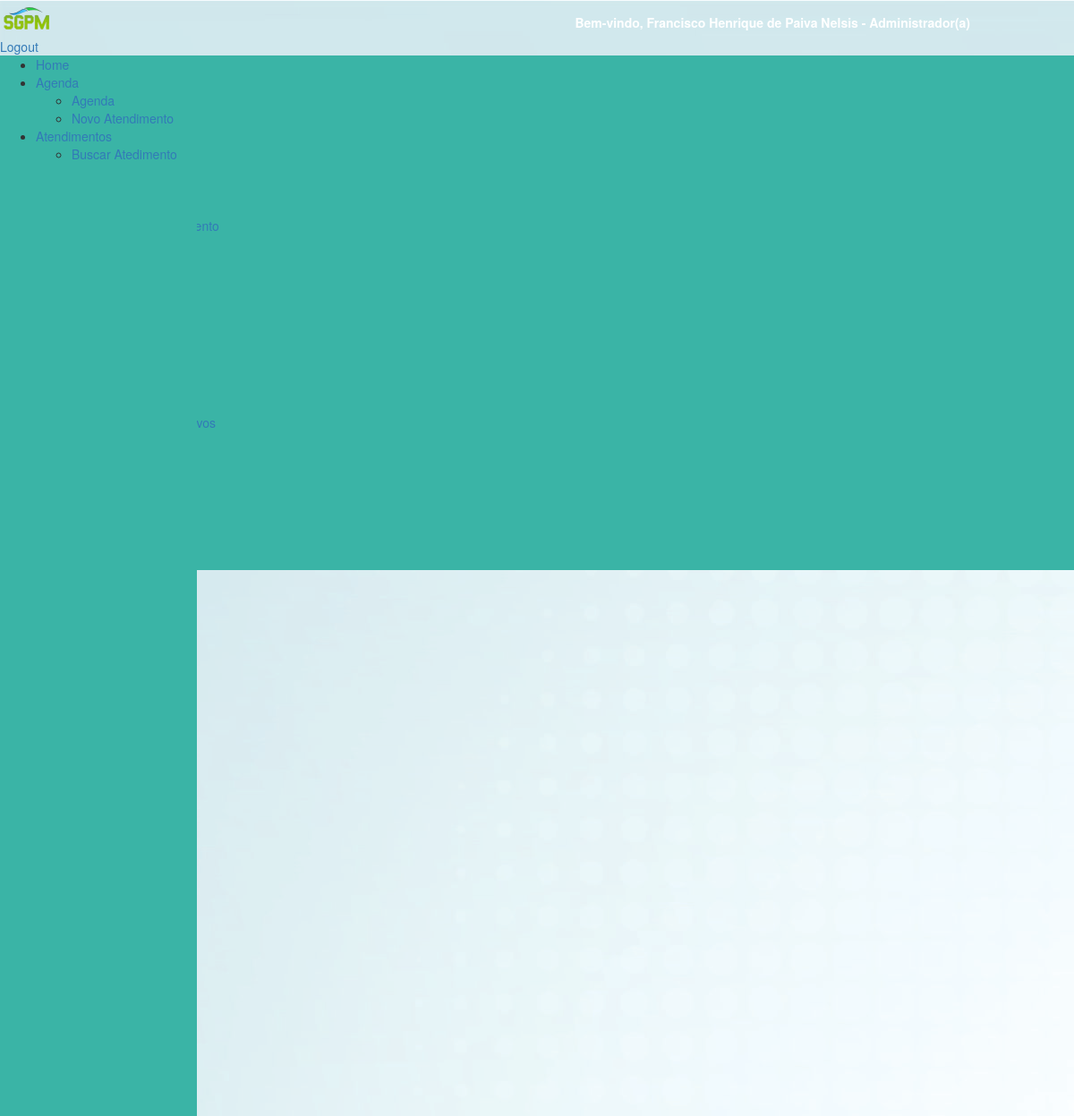
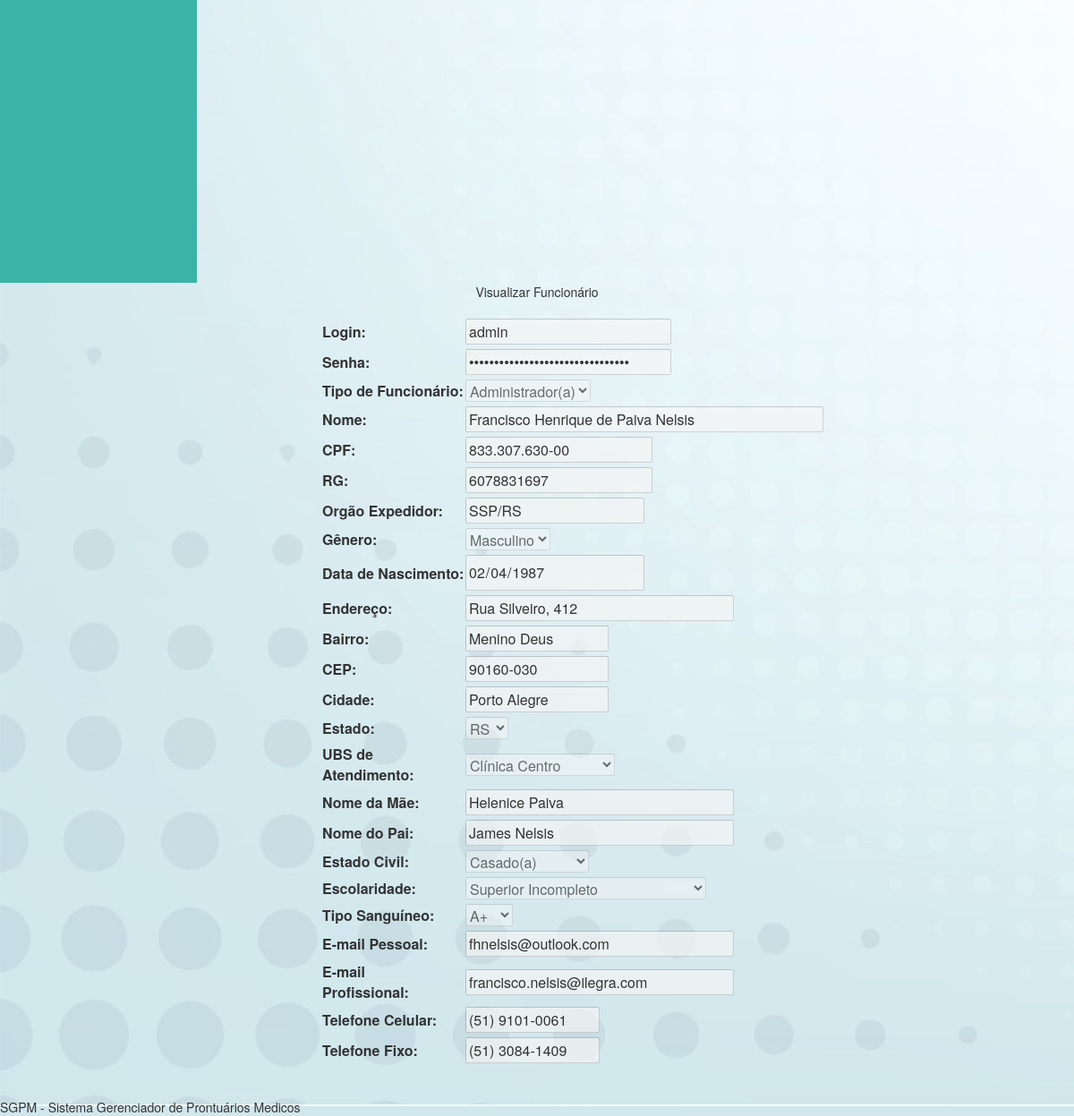
Page /formFuncionario.php?id=34&detalhes=1 (signed in) on the committed database (2 pictures, top to bottom).
### tables this page shows
CREATE TABLE IF NOT EXISTS `funcionario` (
  `id_funcionario` int(4) NOT NULL AUTO_INCREMENT,
  `login` varchar(30) NOT NULL,
  `senha` varchar(32) NOT NULL,
  `nome_funcionario` varchar(50) NOT NULL,
  `cpf` varchar(50) NOT NULL,
  `rg` varchar(50) NOT NULL,
  `org_exp` varchar(30) NOT NULL,
  `data_nasc` date NOT NULL,
  `endereco` varchar(30) NOT NULL,
  `bairro` varchar(30) NOT NULL,
  `cep` varchar(10) NOT NULL,
  `cidade` varchar(30) NOT NULL,
  `nome_mae` varchar(30) NOT NULL,
  `nome_pai` varchar(30) NOT NULL,
  `email_pessoal` varchar(50) NOT NULL,
  `email_prof` varchar(30) NOT NULL,
  `tel_cel` varchar(50) NOT NULL,
  `tel_fixo` varchar(50) NOT NULL,
  `id_tipo_funcionario` int(15) NOT NULL,
  `id_genero` int(15) NOT NULL,
  `id_ubs` int(11) NOT NULL,
  `id_estado_civil` int(15) NOT NULL,
  `id_escolaridade` int(15) NOT NULL,
  `id_tipo_sanguineo` int(15) NOT NULL,
  `id_estado` int(15) NOT NULL,
  PRIMARY KEY (`id_funcionario`),
  UNIQUE KEY `login` (`login`),
  UNIQUE KEY `cpf` (`cpf`),
  UNIQUE KEY `rg` (`rg`),
  KEY `id_funcionario` (`id_funcionario`),
  KEY `FK_funcionario_tipo_funcionario` (`id_tipo_funcionario`),
  KEY `FK_funcionario_genero` (`id_genero`),
  KEY `FK_funcionario_ubs` (`id_ubs`),
  KEY `FK_funcionario_estado_civil` (`id_estado_civil`),
  KEY `FK_funcionario_escolaridade` (`id_escolaridade`),
  KEY `FK_funcionario_tipo_sanguineo` (`id_tipo_sanguineo`),
  KEY `FK_funcionario_estado` (`id_estado`),
  CONSTRAINT `FK_funcionario_escolaridade` FOREIGN KEY (`id_escolaridade`) REFERENCES `escolaridade` (`id_escolaridade`) ON DELETE NO ACTION ON UPDATE NO ACTION,
  CONSTRAINT `FK_funcionario_estado` FOREIGN KEY (`id_estado`) REFERENCES `estado` (`id_estado`) ON DELETE NO ACTION ON UPDATE NO ACTION,
  CONSTRAINT `FK_funcionario_estado_civil` FOREIGN KEY (`id_estado_civil`) REFERENCES `estado_civil` (`id_estado_civil`) ON DELETE NO ACTION ON UPDATE NO ACTION,
  CONSTRAINT `FK_funcionario_genero` FOREIGN KEY (`id_genero`) REFERENCES `genero` (`id_genero`) ON DELETE NO ACTION ON UPDATE NO ACTION,
  CONSTRAINT `FK_funcionario_tipo_funcionario` FOREIGN KEY (`id_tipo_funcionario`) REFERENCES `tipo_funcionario` (`id_tipo_funcionario`) ON DELETE NO ACTION ON UPDATE NO ACTION,
  CONSTRAINT `FK_funcionario_tipo_sanguineo` FOREIGN KEY (`id_tipo_sanguineo`) REFERENCES `tipo_sanguineo` (`id_tipo_sanguineo`) ON DELETE NO ACTION ON UPDATE NO ACTION,
  CONSTRAINT `FK_funcionario_ubs` FOREIGN KEY (`id_ubs`) REFERENCES `ubs` (`id_ubs`) ON DELETE NO ACTION ON UPDATE NO ACTION
);

CREATE TABLE IF NOT EXISTS `tipo_funcionario` (
  `id_tipo_funcionario` int(11) NOT NULL AUTO_INCREMENT,
  `nome_tipo` varchar(100) NOT NULL,
  PRIMARY KEY (`id_tipo_funcionario`),
  UNIQUE KEY `UQ_tipo_funcionario_id_tipo_funcionario` (`id_tipo_funcionario`)
);

CREATE TABLE IF NOT EXISTS `genero` (
  `id_genero` int(15) NOT NULL AUTO_INCREMENT,
  `nome_genero` varchar(10) NOT NULL,
  PRIMARY KEY (`id_genero`)
);

CREATE TABLE IF NOT EXISTS `estado` (
  `id_estado` int(15) NOT NULL AUTO_INCREMENT,
  `sigla_estado` varchar(50) NOT NULL DEFAULT '0',
  `estado` varchar(50) DEFAULT NULL,
  KEY `id_estado` (`id_estado`)
);

CREATE TABLE IF NOT EXISTS `ubs` (
  `id_ubs` int(5) NOT NULL AUTO_INCREMENT,
  `ubs_atendimento` varchar(50) NOT NULL,
  `endereco` varchar(50) DEFAULT NULL,
  `telefone` int(10) DEFAULT NULL,
  `data_insercao` date DEFAULT NULL,
  `data_alteracao` date DEFAULT NULL,
  `data_desativacao` date DEFAULT NULL,
  PRIMARY KEY (`id_ubs`),
  UNIQUE KEY `id_ubs` (`id_ubs`)
);

CREATE TABLE IF NOT EXISTS `estado_civil` (
  `id_estado_civil` int(15) NOT NULL AUTO_INCREMENT,
  `estado_civil` varchar(50) NOT NULL,
  KEY `id_estado_civil` (`id_estado_civil`)
);

CREATE TABLE IF NOT EXISTS `escolaridade` (
  `id_escolaridade` int(11) NOT NULL AUTO_INCREMENT,
  `escolaridade` varchar(50) DEFAULT '0',
  KEY `id_escolaridade` (`id_escolaridade`)
);

CREATE TABLE IF NOT EXISTS `tipo_sanguineo` (
  `id_tipo_sanguineo` int(15) NOT NULL AUTO_INCREMENT,
  `tipo_sanguineo` varchar(50) DEFAULT NULL,
  KEY `id_tipo_sanguineo` (`id_tipo_sanguineo`)
);

### formFuncionario.php (the view, shortened to what the rows shown need)
<?php include ('includes/cabecalho.php')?>
<?php include ('includes/menuBack.php')?>
<?php
if (isset ( $_GET ['id'] )) {
	$con = mysqli_connect ( "localhost", "root", "", "sgpm" );
	mysqli_set_charset ( $con, "utf8" );
	$query = mysqli_query ( $con, "SELECT * FROM funcionario WHERE id_funcionario = {$_GET['id']} " );
	$dadosFuncionario = mysqli_fetch_array ( $query );
}
$con = mysqli_connect ( "localhost", "root", "", "sgpm" );
mysqli_set_charset ( $con, "utf8" );
if ($_SESSION ['LOGIN'] ['TIPO_FUNCIONARIO'] == 1) {
	$queryTipoFuncionario = mysqli_query ( $con, "SELECT * FROM tipo_funcionario" );
} else {
	$queryTipoFuncionario = mysqli_query ( $con, "SELECT * FROM tipo_funcionario where id_tipo_funcionario not in ('1', '3')" );
}
$queryGenero = mysqli_query ( $con, "SELECT * FROM genero" );
$queryUBS = mysqli_query ( $con, "SELECT * FROM ubs" );
$queryEstadoCivil = mysqli_query ( $con, "SELECT * FROM estado_civil" );
$queryEscolaridade = mysqli_query ( $con, "SELECT * FROM escolaridade" );
$queryTipoSanguineo = mysqli_query ( $con, "SELECT * FROM tipo_sanguineo" );
$queryEstado = mysqli_query ( $con, "select * from estado order by sigla_estado asc" );
?>
<div class="divTudoFormPaciente">
	<center>
		<div id="formAlteraPaciente">
			<div class="content-dataTable" style="width: 40%; margin: 0 auto">
				<form method="POST">
					<table width="100%">
						<tr>
							<br />
							<td><input style="width: 230px; margin-bottom: 5px;" type="text"
								name="login" id="login" maxlength="30"
								value="<?php
								if (isset ( $dadosFuncionario ['login'] )) {
									echo $dadosFuncionario ['login'];
								}
								?>" /></td>
						</tr>
						<tr>
							<td><input style="width: 230px; margin-bottom: 5px;"
								type="password" name="senha" id="senha" maxlength="40"
								value="<?php
								if (isset ( $dadosFuncionario ['senha'] )) {
									echo $dadosFuncionario ['senha'];
								}
								?>" /></td>
						</tr>
						<tr>
							<td><select name="id_tipo_funcionario" id="id_tipo_fucionario"
								style="margin-bottom: 5px;">
                                                            <?php while ($linhaTipoFuncionario = mysqli_fetch_array($queryTipoFuncionario)): ?>
                                                                <option
										<?php if (isset($dadosFuncionario['id_tipo_funcionario']) && $dadosFuncionario['id_tipo_funcionario'] == $linhaTipoFuncionario['id_tipo_funcionario']) : ?>
										selected <?php endif; ?>
										value="<?php echo $linhaTipoFuncionario['id_tipo_funcionario']; ?>"><?php echo $linhaTipoFuncionario['nome_tipo']; ?></option>
                                                            <?php endwhile; ?></select></td>
						</tr>
						<tr>
							<td><input style="width: 400px; margin-bottom: 5px;" type="text"
								name="nome_funcionario" id="nome_funcionario" maxlength="50"
								value="<?php if (isset ( $dadosFuncionario ['nome_funcionario'] )) {echo $dadosFuncionario ['nome_funcionario'];}?>" />
							</td>
						</tr>
						<tr>
							<td><input style="margin-bottom: 5px;" type="text" name="cpf"
								id="cpf" maxlength="15" class="cpf"
								value="<?php if (isset ( $dadosFuncionario ['cpf'] )) { echo $dadosFuncionario ['cpf'];}?>" />
							</td>
						</tr>
						<tr>
							<td><input style="margin-bottom: 5px;" type="text" name="rg"
								id="rg" maxlength="10"
								value="<?php if (isset ( $dadosFuncionario ['rg'] )) { echo $dadosFuncionario ['rg'];}?>" />
							</td>
						</tr>
						<tr>
							<td><input style="width: 200px; margin-bottom: 5px;" type="text"
								name="org_exp" id="org_exp" maxlength="30"
								value="<?php if (isset ( $dadosFuncionario ['org_exp'] )) { echo $dadosFuncionario ['org_exp'];}?>" />
							</td>
						</tr>
						<tr>
							<td><select name="id_genero" id="id_genero"
								style="margin-bottom: 5px;">
										<?php while ($linhaGenero = mysqli_fetch_array($queryGenero)): ?>
									<option
										<?php if (isset($dadosFuncionario['id_genero']) && $dadosFuncionario['id_genero'] == $linhaGenero['id_genero']) : ?>
										selected <?php endif; ?>
										value="<?php echo $linhaGenero['id_genero']; ?>"><?php echo $linhaGenero['nome_genero']; ?></option>
                                                            <?php endwhile; ?></select></td>
						</tr>
						<tr>
							<td><input style="width: 200px; margin-bottom: 5px;" type="date"
								name="data_nasc" id="data_nasc" maxlength="10"
								value="<?php
								if (isset ( $dadosFuncionario ['data_nasc'] )) {
									echo $dadosFuncionario ['data_nasc'];
								}
								?>" /></td>
						</tr>
						<tr>
							<td><input style="width: 300px; margin-bottom: 5px;" type="text"
								name="endereco" id="endereco" maxlength="100"
								value="<?php
								if (isset ( $dadosFuncionario ['endereco'] )) {
									echo $dadosFuncionario ['endereco'];
								}
								?>" /></td>
						</tr>
						<tr>
							<td><input style="width: 160px; margin-bottom: 5px;" type="text"
								name="bairro" id="bairro" maxlength="30"
								value="<?php
								if (isset ( $dadosFuncionario ['bairro'] )) {
									echo $dadosFuncionario ['bairro'];
								}
								?>" /></td>
						</tr>
						<tr>
							<td><input style="width: 160px; margin-bottom: 5px;" type="text"
								name="cep" id="cep" maxlength="9" class="cep"
								value="<?php
								if (isset ( $dadosFuncionario ['cep'] )) {
									echo $dadosFuncionario ['cep'];
								}
								?>" /></td>
						</tr>
						<tr>
							<td><input style="width: 160px; margin-bottom: 5px;" type="text"
								name="cidade" id="cidade" maxlength="30"
								value="<?php
								if (isset ( $dadosFuncionario ['cidade'] )) {
									echo $dadosFuncionario ['cidade'];
								}
								?>" /></td>
						</tr>
						<tr>
							<td><select name="id_estado" id="id_estado"
								style="margin-bottom: 5px;">
                                                            <?php while ($linhaEstado = mysqli_fetch_array($queryEstado)): ?>
                                                                <option
										<?php if (isset($dadosFuncionario['id_estado']) && $dadosFuncionario['id_estado'] == $linhaEstado['id_estado']) : ?>
										selected <?php endif; ?>
										value="<?php echo $linhaEstado['id_estado']; ?>"><?php echo $linhaEstado['sigla_estado']; ?></option>
                                                            <?php endwhile; ?></select></td>
						</tr>
						<tr>
							<td><select name="id_ubs" id="id_ubs" style="margin-bottom: 5px;">
                                                            <?php while ($linhaUBS = mysqli_fetch_array($queryUBS)): ?>
                                                                <option
										<?php if (isset($dadosFuncionario['id_ubs']) && $dadosFuncionario['id_ubs'] == $linhaUBS['id_ubs']) : ?>
										selected <?php endif; ?>
										value="<?php echo $linhaUBS['id_ubs']; ?>"><?php echo $linhaUBS['ubs_atendimento']; ?></option>
                                                            <?php endwhile; ?></select></td>
						</tr>
						<tr>
							<td><input style="width: 300px; margin-bottom: 5px;" type="text"
								name="nome_mae" id="nome_mae" maxlength="50"
								value="<?php
								if (isset ( $dadosFuncionario ['nome_mae'] )) {
									echo $dadosFuncionario ['nome_mae'];
								}
								?>" /></td>
						</tr>
						<tr>
							<td><input style="width: 300px; margin-bottom: 5px;" type="text"
								name="nome_pai" id="nome_pai" maxlength="50"
								value="<?php
								if (isset ( $dadosFuncionario ['nome_pai'] )) {
									echo $dadosFuncionario ['nome_pai'];
								}
								?>" /></td>
						</tr>
						<tr>
							<td><select name="id_estado_civil" id="id_estado_civil"
								style="margin-bottom: 5px;">
                                                            <?php while ($linhaEstadoCivil = mysqli_fetch_array($queryEstadoCivil)): ?>
                                                                <option
										<?php if (isset($dadosFuncionario['id_estado_civil']) && $dadosFuncionario['id_estado_civil'] == $linhaEstadoCivil['id_estado_civil']) : ?>
										selected <?php endif; ?>
										value="<?php echo $linhaEstadoCivil['id_estado_civil']; ?>"><?php echo $linhaEstadoCivil['estado_civil']; ?></option>
                                                            <?php endwhile; ?></select></td>
						</tr>
						<tr>
							<td><select name="id_escolaridade" id="id_escolaridade"
								style="margin-bottom: 5px;">
                                                            <?php while ($linhaEscolaridade = mysqli_fetch_array($queryEscolaridade)): ?>
                                                                <option
										<?php if (isset($dadosFuncionario['id_escolaridade']) && $dadosFuncionario['id_escolaridade'] == $linhaEscolaridade['id_escolaridade']) : ?>
										selected <?php endif; ?>
										value="<?php echo $linhaEscolaridade['id_escolaridade']; ?>"><?php echo $linhaEscolaridade['escolaridade']; ?></option>
                                                            <?php endwhile; ?></select></td>
						</tr>
						<tr>
							<td><select name="id_tipo_sanguineo" id="id_tipo_sanguineo"
								style="margin-bottom: 5px;">
                                                            <?php while ($linhaTipoSanguineo = mysqli_fetch_array($queryTipoSanguineo)): ?>
                                                                <option
										<?php if (isset($dadosFuncionario['id_tipo_sanguineo']) && $dadosFuncionario['id_tipo_sanguineo'] == $linhaTipoSanguineo['id_tipo_sanguineo']) : ?>
										selected <?php endif; ?>
										value="<?php echo $linhaTipoSanguineo['id_tipo_sanguineo']; ?>"><?php echo $linhaTipoSanguineo['tipo_sanguineo']; ?></option>
                                                            <?php endwhile; ?></select></td>
						</tr>
						<tr>
							<td><input style="width: 300px; margin-bottom: 5px;" type="text"
								name="email_pessoal" id="email_pessoal" maxlength="50"
								value="<?php
								if (isset ( $dadosFuncionario ['email_pessoal'] )) {
									echo $dadosFuncionario ['email_pessoal'];
								}
								?>" /></td>
						</tr>
						<tr>
							<td><input style="width: 300px; margin-bottom: 5px;" type="text"
								name="email_prof" id="email_pessoal" maxlength="50"
								value="<?php
								if (isset ( $dadosFuncionario ['email_prof'] )) {
									echo $dadosFuncionario ['email_prof'];
								}
								?>" /></td>
						</tr>
						<tr>
							<td><input style="width: 150px; margin-bottom: 5px;" type="text"
								name="tel_cel" id="tel_cel" maxlength="15" class="telefone"
								value="<?php
								if (isset ( $dadosFuncionario ['tel_cel'] )) {
									echo $dadosFuncionario ['tel_cel'];
								}
								?>" /></td>
						</tr>
						<tr>
							<td><input style="width: 150px; margin-bottom: 5px;" type="text"
								name="tel_fixo" id="tel_cel" maxlength="15" class="telefone"
								value="<?php
								if (isset ( $dadosFuncionario ['tel_fixo'] )) {
									echo $dadosFuncionario ['tel_fixo'];
								}
								?>" /></td>
						</tr>
					</table>
					<br>
				</form>
			</div>
		</div>
	</center>
</div>
<?php include ('includes/rodape.php')?>

### rows in the picture
funcionario: login "admin", id_tipo_funcionario "Administrador(a)", nome_funcionario "Francisco Henrique de Paiva Nelsis", cpf "833.307.630-00", rg "6078831697", org_exp "SSP/RS", id_genero "Masculino", data_nasc "02/04/1987", endereco "Rua Silveiro, 412", bairro "Menino Deus", cep "90160-030", cidade "Porto Alegre", id_estado "RS", id_ubs "Clínica Centro", nome_mae "Helenice Paiva", nome_pai "James Nelsis", id_estado_civil "Casado(a)", id_escolaridade "Superior Incompleto", id_tipo_sanguineo "A+", email_pessoal "fhnelsis@outlook.com", email_prof "francisco.nelsis@ilegra.com", tel_cel "(51) 9101-0061", tel_fixo "(51) 3084-1409"

### other values in the picture
$_SESSION ['LOGIN'] ['NOME'] "Francisco Henrique de Paiva Nelsis"
$_SESSION ['LOGIN'] ['CARGO'] "Administrador(a)"
